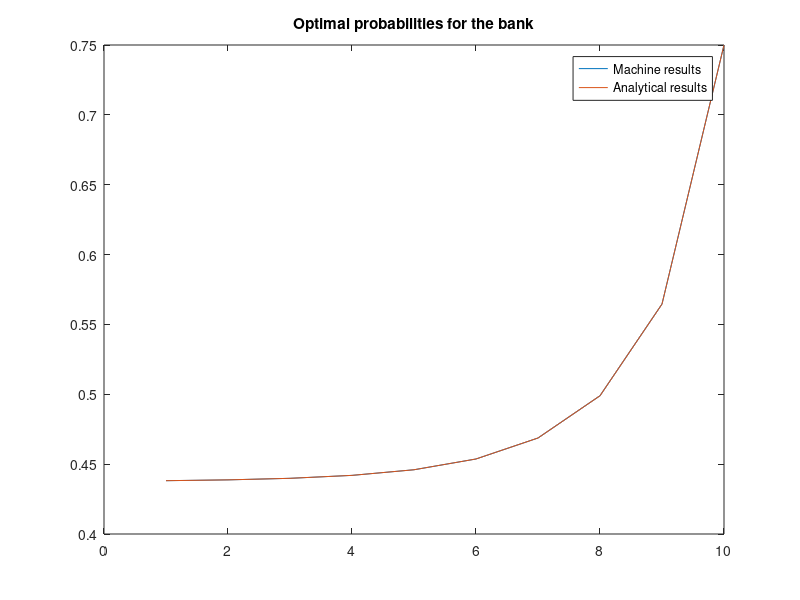
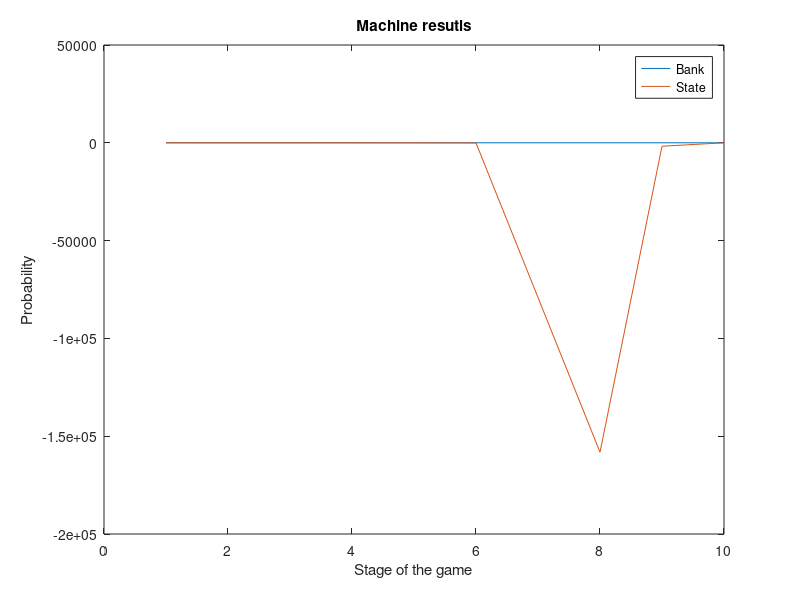
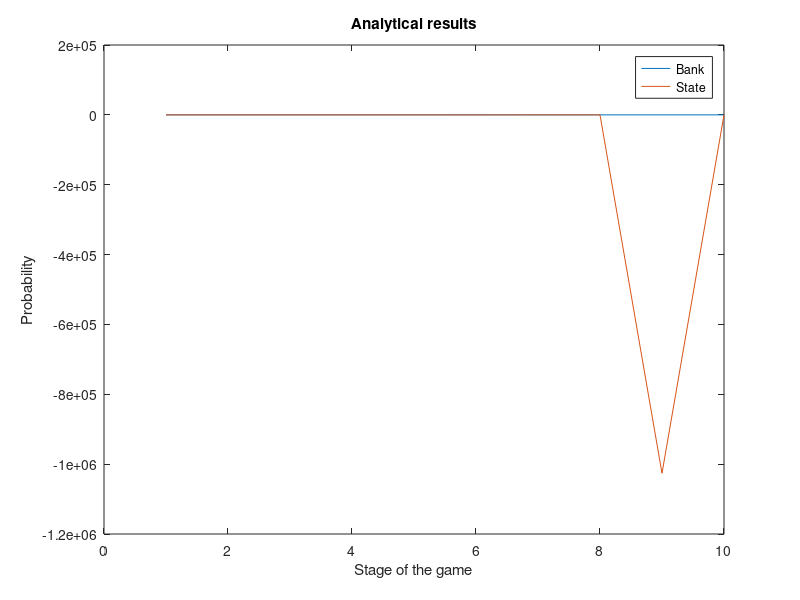
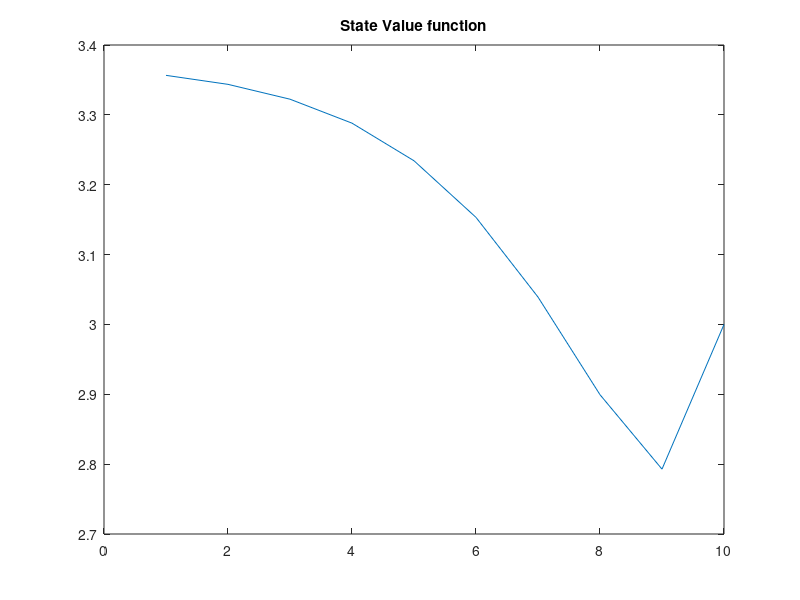

MATLAB code to generate these figures, in order:
%% Finite setting: 

% Solves the model in finite setting. In this file solutions for
% probabilities are not restricted to [0,1], therefore they are often
% implausible.

% This was the very first file to implement the finite setting. Here the
% bank's problem and the state's problem are solved separately, then
% switching for the bank is implemented, then recalculating bank's value is
% implemented.

% For the newer versions, see the files Iterative_game_....m

close all
clear all
clc

delta = 2/3; % discount rate
r = 1;
Rmax = 9; % project's return in case of success
Rmin = 1;  % return on a safe project
b = 2; % bailout cost
c = 6; % deadweight cost to the state in case of bank's liquidation
accuracy = 0.001; % indecate the accuracy level for optimal probabilities (0.001 is a good choice)
nper = 10; % number of periods

% Define function R for any probability x: calculates the project return R
% for a given probability of success x
R = @(x) Rmin + (Rmax - Rmin)*(1-x);


%% Bank's problem:

% NOTE: Bank's problem is solved here independently from state's problem. 
% Bailout assumed everywhere. 

% bank's problem at the last stage: max(pi) pi*R(pi)/(1-delta*pi)
f_opt_bank_0 = @(x) -x.*(Rmin + (Rmax-Rmin)*(1-x))./(1-delta*x); % minus for minimization; x=pi; from eq.(26)

% check the function graphically:
temp1 = 0:accuracy:1;
temp = -f_opt_bank_0(temp1)';
plot(temp1,temp); xlabel('Probability'); ylabel('Value for bank')
title('Value for the bank in Last Period, no bailout scenario')

% optimal value for period 0:
opt_pi_bank = zeros(nper,1);
V_bank = zeros(nper,1);
[opt_pi_bank(1),fval] = fmincon(f_opt_bank_0,0.5,[],[],[],[],0,1);
V_bank(1) = -fval;

% bank problem in the rest of the periods, eq.(27):
f_bank = @(x,y) -((x.*(Rmin + (Rmax-Rmin)*(1-x))+(1-x)*(b+delta*y))./(1-delta*x)); % x=pi
%  options = optimset('TolFun',1e-15);
for k=2:nper
   f_opt_bank = @(x) f_bank(x,V_bank(k-1));
[opt_pi_bank(k),fval] = fmincon(f_opt_bank,0.7,[],[],[],[],0,1);
V_bank(k) = -fval; 
end

% figure
% temp1 = 0:accuracy:1;
% temp = -f_opt_bank(temp1)';
% plot(temp1,temp); xlabel('Probability'); ylabel('Value for bank')
% title('Value for the bank in the first period, n bailouts scenario')
% 
% % figure for optimal probabilities:
% figure
% plot(1:nper,flip(opt_pi_bank),1:nper,flip(opt_pi_state))
% xlabel('Stage of the game'); ylabel('Probability'); legend('Bank', 'State')
% 
% % save to file:
% fileID = fopen('Pis.eps','w');
% print('-depsc','Pis.eps');
% fclose(fileID);
% fileID = fopen('Pis.png','w');
% print('-dpng','Pis.png');
% fclose(fileID);

% Analytical results:
% check that analytical solutions coinside with optimal values:

pi_bank_an = zeros(nper,1);
V_bank_an = zeros(nper,1);
temp_Vcheck = zeros(nper,1); 
pi_bank_an(1) = (1 - sqrt(1-Rmax*delta/(Rmax-Rmin)))/delta;
V_bank_an(1) = pi_bank_an(1)*R(pi_bank_an(1))/(1-delta*pi_bank_an(1));
for i=2:nper
    pi_bank_an(i) = (1 - sqrt(1 - delta*(Rmax - (b+delta*V_bank_an(i-1))*(1-delta))/(Rmax-Rmin)))/delta;
    V_bank_an(i) = (pi_bank_an(i)*R(pi_bank_an(i)) + (1-pi_bank_an(i))*(b+delta*V_bank_an(i-1)))/(1-delta*pi_bank_an(i));
end

% We want to solve for Rmax that would give the pi_bank same as pi_state in 
% the last period:
temp_fun= @(Rmax) pi_bank_an(1) -(1 - sqrt(1-Rmax.*delta./(Rmax-Rmin)))./delta;
fsolve(temp_fun,5)
% plot(temp_fun(5:100))
% pi_bank_an(1) -(1 - sqrt(1-8.9975.*delta./(8.9975-Rmin)))./delta
% figure
% plot(1:nper,flip(pi_bank_an),1:nper,flip(opt_pi_state))
% xlabel('Stage of the game'); ylabel('Probability'); legend('Bank', 'State')

% compare optimization results and analytical results:
plot(1:nper,flip(opt_pi_bank),1:nper,flip(pi_bank_an))
title('Optimal probabilities for the bank')
legend('Machine results','Analytical results')

%% State's problem:

% solve the equations from (20) on:
v_state_opt = zeros(nper,1);
pi_state_thresh = zeros(nper,1);

% Period n=0
f_state_0 = @(x) - c + b + delta * c * (1-x)./(1-delta*x);
pi_state_thresh(1) = fsolve(f_state_0,0.5);
v_state_opt(1) =  c * (1 - opt_pi_bank(1))/(1 - delta*opt_pi_bank(1));

% analytical check:
pi_state_an = zeros(nper,1);
pi_state_an(1) = ( c - (c-b)/delta)/b;

% previous periods:
f_state = @(x,y) - c + b + delta * (b+delta*y) * (1-x)./(1-delta*x);

% solve for the rest of the periods:
for i=2:nper
   f_state_opt =  @(x) f_state(x,v_state_opt(i-1));
   pi_state_thresh(i) = fsolve(f_state_opt,0.5);
   
   % BANK'S PROBABILITIES ARE TAKEN FOR V_state:
   v_state_opt(i) = (b + delta*v_state_opt(i-1)) * (1 - opt_pi_bank(i))/(1 - delta*opt_pi_bank(i));

   pi_state_an(i) = ( b + delta*v_state_opt(i-1) - (c-b)/delta)/( b + delta*v_state_opt(i-1) - (c-b) );
end

figure
plot(1:nper,flip(opt_pi_bank),1:nper,flip(pi_state_thresh))
xlabel('Stage of the game'); ylabel('Probability'); legend('Bank', 'State')
title('Machine resutls')

figure
plot(1:nper,flip(pi_bank_an),1:nper,flip(pi_state_an))
xlabel('Stage of the game'); ylabel('Probability'); legend('Bank', 'State')
title('Analytical results')

figure
plot(flip(v_state_opt))
title('State Value function')

%  
%  plot(f_state_opt(-5:0.01:0))
%  
 
%% State's problem: Change bank's pi if it's less than state's pi:

% solve the equations from (20) on:

v_state_opt_switch = zeros(nper,1);
pi_state_thresh_switch = zeros(nper,1);
opt_pi_bank_switch = opt_pi_bank;

% n=0
f_state_0 = @(x) - c + b + delta * c * (1-x)./(1-delta*x);
pi_state_thresh_switch(1) = fsolve(f_state_0,0.5);

% bank "promises" the threshold pi in order to be saved at period n=1 even
% if it's optimal pi is lower:
if opt_pi_bank_switch(1) < pi_state_thresh_switch(1)
    opt_pi_bank_switch(1) = pi_state_thresh_switch(1);
end
v_state_opt_switch(1) =  c * (1 - opt_pi_bank_switch(1))/(1 - delta*opt_pi_bank_switch(1));

% previous periods:
f_state = @(x,y) - c + b + delta * (b+delta*y) * (1-x)./(1-delta*x);
% solve for all the previous periods:
for i=2:nper
   f_state_opt =  @(x) f_state(x,v_state_opt_switch(i-1));
   pi_state_thresh_switch(i) = fsolve(f_state_opt,0.5);
   
   % BANK'S PROBABILITIES CHANGED IF THEY ALE LOWER THAN PI_STATE AND THEN THEY ARE TAKEN FOR Vs:
   if opt_pi_bank_switch(i) < pi_state_thresh_switch(i)
    opt_pi_bank_switch(i) = pi_state_thresh_switch(i);
   end

   v_state_opt_switch(i) = (b + delta*v_state_opt_switch(i-1)) * (1 - opt_pi_bank_switch(i))/(1 - delta*opt_pi_bank_switch(i));

end

figure
plot(1:nper,flip(opt_pi_bank),1:nper,flip(pi_state_thresh_switch),1:nper,flip(opt_pi_bank_switch))
xlabel('Stage of the game'); ylabel('Probability'); legend('Bank', 'State','Bank switched')
title('Optimal probabilities')

% figure
% plot(1:nper,flip(pi_bank_an),1:nper,flip(pi_state_an),)
% xlabel('Stage of the game'); ylabel('Probability'); legend('Bank', 'State')
% title('Analytical results')

figure
plot(1:nper,flip(v_state_opt_switch),1:nper,flip(v_state_opt))
title('State value if bank switches to state pi')
legend('New value (bank switches)', 'Old value')

%% State's problem: min if bank's prob is not changed:

% solve the equations from (20) on:

v_state_opt_min = zeros(nper,1);
pi_state_thresh_min = zeros(nper,1);
opt_pi_bank_min = opt_pi_bank;

% n=0, pi_0 does not change
f_state_0 = @(x) - c + b + delta * c * (1-x)./(1-delta*x);
pi_state_thresh_min(1) = fsolve(f_state_0,0.5);
v_state_opt_min(1) =  c * (1 - opt_pi_bank_min(1))/(1 - delta*opt_pi_bank_min(1));

% previous periods, n>0:
f_state = @(x,y) - c + b + delta * (b+delta*y) * (1-x)./(1-delta*x);
n_end = 0;
for i=2:nper
   f_state_opt =  @(x) f_state(x,v_state_opt_min(i-1));
   pi_state_thresh_min(i) = fsolve(f_state_opt,0.5)
   
   if min(c, b + delta*v_state_opt_min(i-1)) == c % if state decides not to save the bank, note the period when
       n_end = nper-i+1;
   end    
   v_state_opt_min(i) = min(c, b + delta*v_state_opt_min(i-1)) * (1 - opt_pi_bank_min(i))/(1 - delta*opt_pi_bank_min(i));

end

if n_end ~= 0
       fprintf('GAME OVER AT n = %d \n',nper-n_end+1)
end

figure
plot(1:nper,flip(opt_pi_bank_min),1:nper,flip(pi_state_thresh_min))
if n_end ~= 0
    line([n_end,n_end],[0,1],'Color','r')
end
legstr = {'Bank', 'State','Game over'};
xlabel('Stage of the game'); ylabel('Probability'); legend(legstr,'Location','SouthEast')
title('Optimal Probabilities, State Chooses min(c,b+dv)')

% figure
% plot(1:nper,flip(pi_bank_an),1:nper,flip(pi_state_an),)
% xlabel('Stage of the game'); ylabel('Probability'); legend('Bank', 'State')
% title('Analytical results')

figure
plot(flip(v_state_opt_min)); ylim([0,1.2*max(v_state_opt_min)+1e-3])
if n_end ~= 0
    line([n_end,n_end],[0,1.2*max(v_state_opt_min)],'Color','r')
end
title('State value if it choses whether to save the bank')
xlabel('Stage of the game'); ylabel('Value'); legend('Value','Game over')

%% Joint problem: after each stage bank promises pi <= pi_state, but recalculates it's value

opt_pi_bank_joint = zeros(nper,1);
opt_pi_state_joint = zeros(nper,1);
V_bank_joint = zeros(nper,1);
v_state_joint = zeros(nper,1);

% n=0
f_opt_bank_0 = @(x) -x.*(Rmin + (Rmax-Rmin)*(1-x))./(1-delta*x); % minus for minimization; x=pi; from eq.(26)
f_state_0 = @(x) - c + b + delta * c * (1-x)./(1-delta*x);

[opt_pi_bank_joint(1),fval] = fmincon(f_opt_bank_0,0.5,[],[],[],[],0,1);
opt_pi_state_joint(1) = fsolve(f_state_0,0.5);

% bank "promises" the threshold pi in order to be saved at period n=1 even
% if it's optimal pi is lower:
if opt_pi_bank_joint(1) < opt_pi_state_joint(1)
    opt_pi_bank_joint(1) = opt_pi_state_joint(1);
end
V_bank_joint(1) = -f_opt_bank_0(opt_pi_bank_joint(1));
v_state_joint(1) =  c * (1 - opt_pi_bank_joint(1))/(1 - delta*opt_pi_bank_joint(1));


% previous periods:
f_bank = @(x,y) -((x.*(Rmin + (Rmax-Rmin)*(1-x))+(1-x)*(b+delta*y))./(1-delta*x)); % x=pi
f_state = @(x,y) - c + b + delta * (b+delta*y) * (1-x)./(1-delta*x);

%  options = optimset('TolFun',1e-15);
for i=2:nper
    f_opt_bank = @(x) f_bank(x,V_bank_joint(i-1));
    f_state_opt =  @(x) f_state(x,v_state_joint(i-1));
    
[opt_pi_bank_joint(i),fval] = fmincon(f_opt_bank,0.7,[],[],[],[],0,1);
   opt_pi_state_joint(i) = fsolve(f_state_opt,0.5);

% BANK'S PROBABILITIES CHANGED IF THEY ALE LOWER THAN PI_STATE AND THEN THEY ARE TAKEN FOR Vs:
   if opt_pi_bank_joint(i) < opt_pi_state_joint(i)
    opt_pi_bank_joint(i) = opt_pi_state_joint(i);
   end

V_bank_joint(i) = -f_opt_bank(opt_pi_bank_joint(i)); 
v_state_joint(i) = (b + delta*v_state_joint(i-1)) * (1 - opt_pi_bank_joint(i))/(1 - delta*opt_pi_bank_joint(i));

end

figure
plot(1:nper,flip(opt_pi_bank_joint),1:nper,flip(opt_pi_state_joint),1:nper,flip(opt_pi_bank_joint))
xlabel('Stage of the game'); ylabel('Probability'); legend('Bank', 'State','Bank switched')
title('Optimal probabilities in joint game')

figure
plot(1:nper,flip(v_state_joint))
title('State value in the joint game')

% plot(1:nper,flip(V_bank),1:nper,flip(V_bank_joint))

